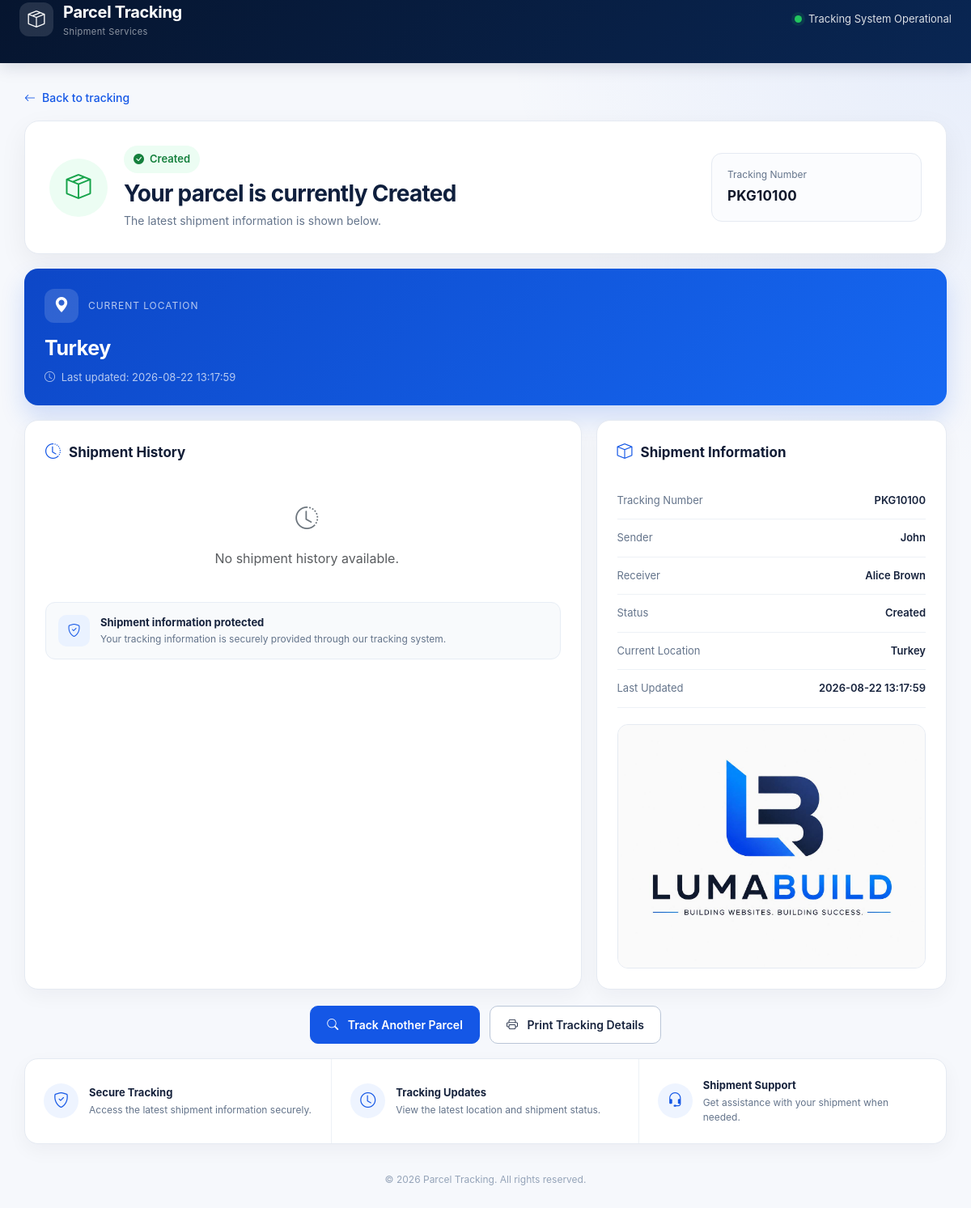
Before: /track/20 with the older database file.
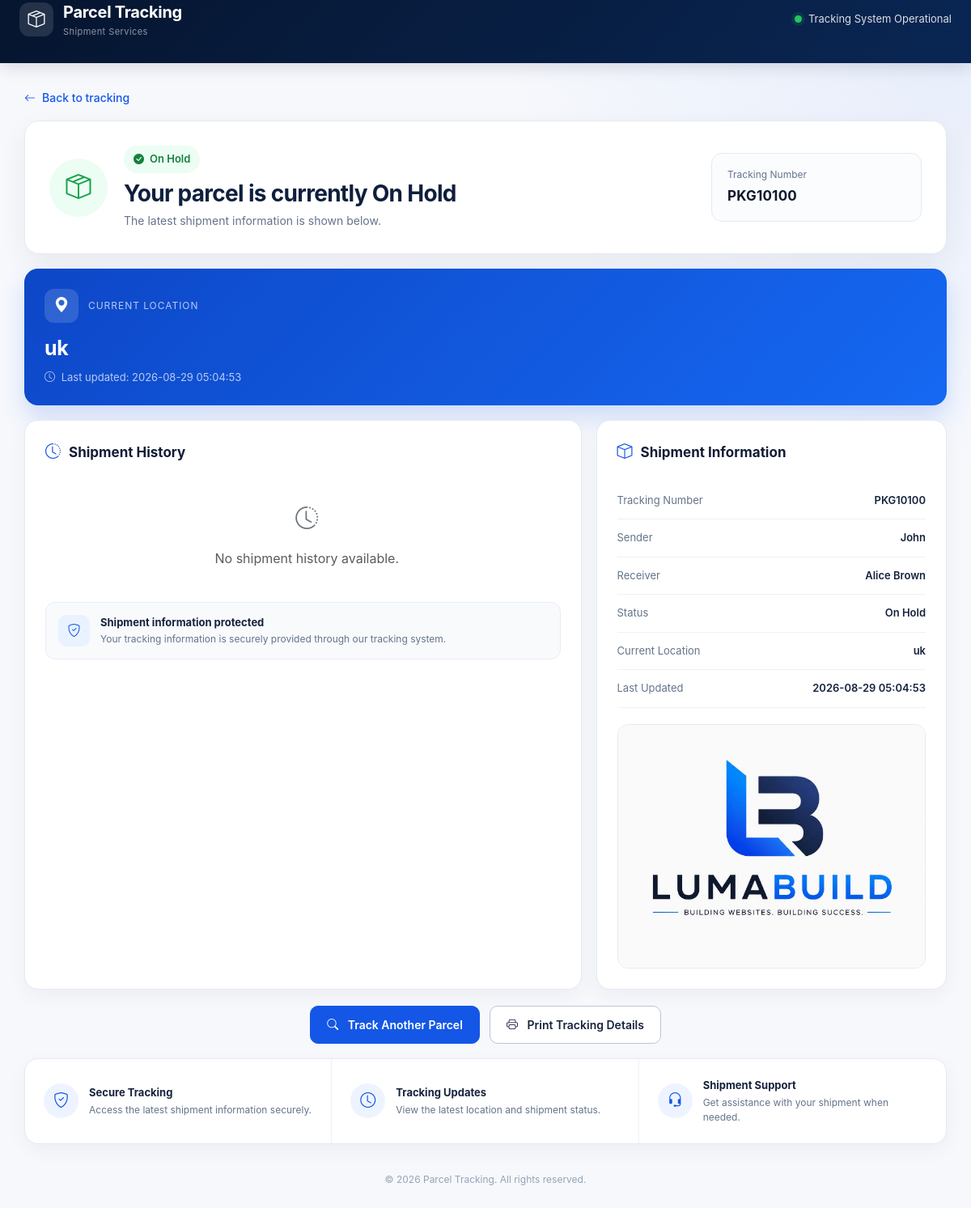
After: the same page with the newer database file.
### tables this page shows
CREATE TABLE parcels (
        id INTEGER PRIMARY KEY AUTOINCREMENT,
        tracking_number TEXT UNIQUE NOT NULL,
        sender_name TEXT,
        receiver_name TEXT,
        status TEXT,
        location TEXT,
        updated_at TEXT
    , receiver_email TEXT, parcel_image TEXT);

### app.py (the view)
@app.route("/track/<int:parcel_id>")
def track_parcel(parcel_id):
    conn = sqlite3.connect("database/parcels.db")
    conn.row_factory = sqlite3.Row
    cursor = conn.cursor()
    cursor.execute(
        "SELECT * FROM parcels WHERE id=?",
        (parcel_id,)
    )
    parcel = cursor.fetchone()
    conn.close()
    if not parcel:
        return render_template(
            "index.html",
            message="Tracking number not found."
        )
    return render_template(
        "result.html",
        parcel=parcel
    )

### templates/result.html (shortened to what the changed rows need)
<!DOCTYPE html>
<html lang="en">
<head>
    <link
        rel="stylesheet"
        href="https://cdn.jsdelivr.net/npm/bootstrap@5.3.3/dist/css/bootstrap.min.css"
    >
    <link
        rel="stylesheet"
        href="https://cdn.jsdelivr.net/npm/bootstrap-icons@1.11.3/font/bootstrap-icons.min.css"
    >
</head>
<body>
<main class="page-wrapper">
    <section class="status-card">
        <div class="status-layout">
            <div class="status-left">
                <div>
                    <div class="status-badge">
                        <i class="bi bi-check-circle-fill"></i>
                        {{ parcel[4] }}
                    </div>
                    <h1 class="status-title">
                        Your parcel is currently
                        {{ parcel[4] }}
                    </h1>
                    <p class="status-description">
                        The latest shipment information is shown below.
                    </p>
                </div>
            </div>
            <div class="tracking-box">
                <div class="tracking-label">
                    Tracking Number
                </div>
                <div class="tracking-number">
                    {{ parcel[1] }}
                </div>
            </div>
        </div>
    </section>
    <section class="location-card">
        <div class="location-top">
            <div class="location-icon">
            </div>
            <div>
            </div>
        </div>
        <div class="location-value">
            {{ parcel[5] }}
        </div>
        <div class="location-updated">
            <i class="bi bi-clock me-1"></i>
            Last updated:
            {{ parcel[6] }}
        </div>
    </section>
    <div class="content-grid">
        <section class="card-panel">
            <div class="detail-row">
                <div class="detail-label">
                    Tracking Number
                </div>
                <div class="detail-value">
                    {{ parcel[1] }}
                </div>
            </div>
            <div class="detail-row">
                <div class="detail-label">
                    Sender
                </div>
                <div class="detail-value">
                    {{ parcel[2] }}
                </div>
            </div>
            <div class="detail-row">
                <div class="detail-label">
                    Receiver
                </div>
                <div class="detail-value">
                    {{ parcel[3] }}
                </div>
            </div>
            <div class="detail-row">
                <div class="detail-label">
                    Status
                </div>
                <div class="detail-value">
                    {{ parcel[4] }}
                </div>
            </div>
            <div class="detail-row">
                <div class="detail-label">
                    Current Location
                </div>
                <div class="detail-value">
                    {{ parcel[5] }}
                </div>
            </div>
            <div class="detail-row">
                <div class="detail-label">
                    Last Updated
                </div>
                <div class="detail-value">
                    {{ parcel[6] }}
                </div>
            </div>
            <div class="parcel-image-wrapper">
                {% if parcel["parcel_image"] %}
                    <img
                        src="{{ url_for('static', filename='uploads/' ~ parcel['parcel_image']) }}"
                        class="parcel-image"
                        alt="Parcel"
                    >
                {% else %}
                    <img
                        src="{{ url_for('static', filename='uploads/box.jpg') }}"
                        class="parcel-image"
                        alt="Parcel"
                    >
                {% endif %}
            </div>
        </section>
    </div>
</main>
</body>
</html>

Changed rows visible on the page:
changed parcels "PKG10100": status "Created" → "On Hold"; location "Turkey" → "uk"; updated_at "2026-08-22 13:17:59" → "2026-08-29 05:04:53"
